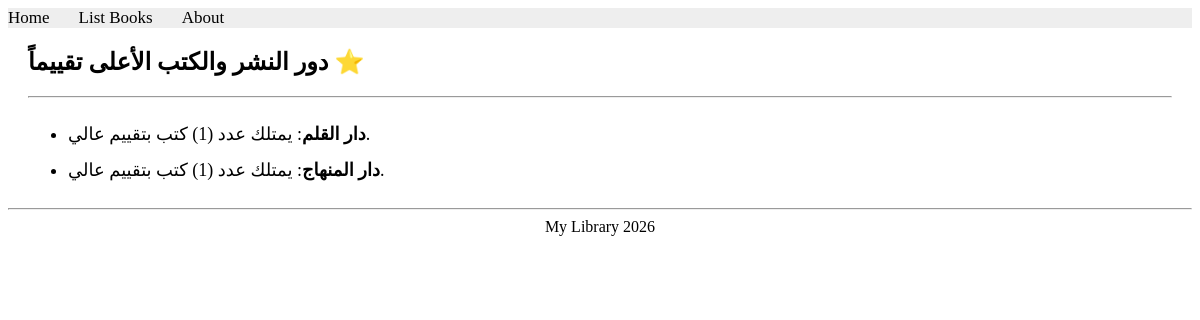
Page /books/lab9/task5/ on the committed database.
### apps/bookmodule/models.py (models this page shows)
class Publisher(models.Model):
    name = models.CharField(max_length=200)
    location = models.CharField(max_length=300)

### apps/bookmodule/views.py (the view)
# urls.py: path('lab9/task5/', views.task5_lab9, name="books.task5_lab9"),
def task5_lab9(request):
    publishers = Publisher.objects.filter(book__rating__gte=4).annotate(book_count=Count('book'))
    return render(request, 'bookmodule/task5_lab9.html', {'publishers': publishers})

### apps/templates/bookmodule/task5_lab9.html (shortened to what this page needs)
{% extends "layouts/base.html" %}
{% block content %}
<div style="margin: 20px;">
    <h2>دور النشر والكتب الأعلى تقييماً ⭐️</h2>
    <hr>
    <ul style="font-size: 18px; line-height: 2;">
        {% for pub in publishers %}
            <li><strong>{{ pub.name }}</strong>: يمتلك عدد ({{ pub.book_count }}) كتب بتقييم عالي.</li>
        {% empty %}
            <li>لا يوجد كتب بتقييم عالي حالياً.</li>
        {% endfor %}
    </ul>
</div>
{% endblock content %}

### rows in the picture
Publisher: name "دار القلم", book_count "1"
Publisher: name "دار المنهاج", book_count "1"
